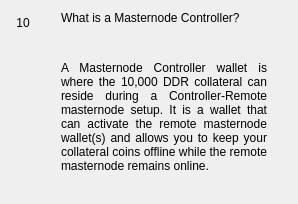
                  <widget class="QWidget" name="widgetFaq10" native="true">
                   <layout class="QHBoxLayout" name="horizontalpage_10" stretch="0,1">
                    <item alignment="Qt::AlignTop">
                     <widget class="QLabel" name="labelNumber10">
                      <property name="minimumSize">
                       <size>
                        <width>24</width>
                        <height>24</height>
                       </size>
                      </property>
                      <property name="maximumSize">
                       <size>
                        <width>16777215</width>
                        <height>24</height>
                       </size>
                      </property>
                      <property name="text">
                       <string>10</string>
                      </property>
                      <property name="alignment">
                       <set>Qt::AlignCenter</set>
                      </property>
                     </widget>
                    </item>
                    <item>
                     <layout class="QVBoxLayout" name="verticalLayoutpage_10">
                      <property name="leftMargin">
                       <number>20</number>
                      </property>
                      <property name="rightMargin">
                       <number>20</number>
                      </property>
                      <item>
                       <widget class="QLabel" name="labelSubtitle10">
                        <property name="text">
                         <string>What is a Masternode Controller?</string>
                        </property>
                        <property name="wordWrap">
                         <bool>true</bool>
                        </property>
                       </widget>
                      </item>
                      <item>
                       <spacer name="verticalSpacer_100">
                        <property name="orientation">
                         <enum>Qt::Vertical</enum>
                        </property>
                        <property name="sizeType">
                         <enum>QSizePolicy::Fixed</enum>
                        </property>
                        <property name="sizeHint" stdset="0">
                         <size>
                          <width>20</width>
                          <height>30</height>
                         </size>
                        </property>
                       </spacer>
                      </item>
                      <item>
                       <widget class="QLabel" name="labelContent10">
                        <property name="text">
                         <string>&lt;html&gt;&lt;head/&gt;&lt;body&gt;&lt;p align=&quot;justify&quot;&gt;A Masternode Controller wallet is where the 10,000 DDR collateral can reside during a Controller-Remote masternode setup. It is a wallet that can activate the remote masternode wallet(s) and allows you to keep your collateral coins offline while the remote masternode remains online. &lt;/p&gt;&lt;/body&gt;&lt;/html&gt;</string>
                        </property>
                        <property name="alignment">
                         <set>Qt::AlignLeading|Qt::AlignLeft|Qt::AlignTop</set>
                        </property>
                        <property name="wordWrap">
                         <bool>true</bool>
                        </property>
                       </widget>
                      </item>
                      <item>
                       <spacer name="verticalSpacer_92">
                        <property name="orientation">
                         <enum>Qt::Vertical</enum>
                        </property>
                        <property name="sizeHint" stdset="0">
                         <size>
                          <width>20</width>
                          <height>20</height>
                         </size>
                        </property>
                       </spacer>
                      </item>
                     </layout>
                    </item>
                   </layout>
                  </widget>
